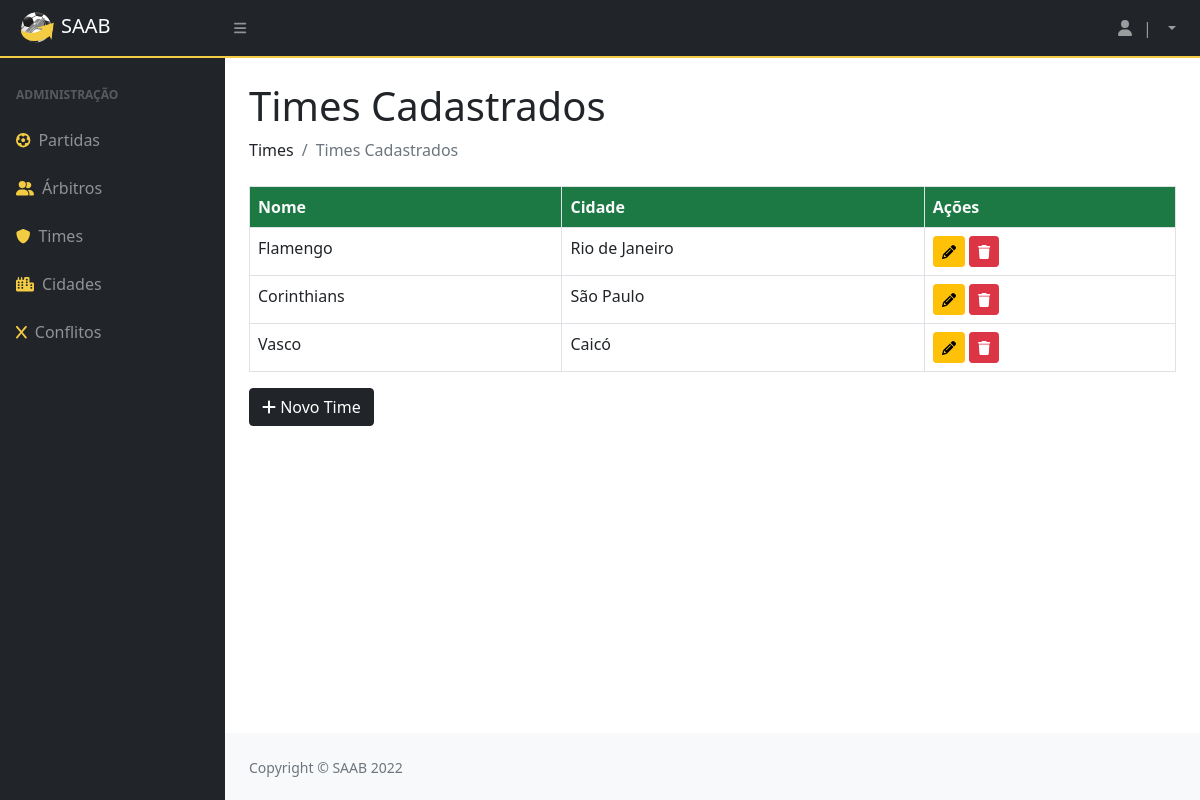
The page /times/ on the database its author committed.
### privado/models.py (models this page shows, shortened)
class Time(models.Model):
    codigo = models.AutoField(primary_key=True)
    nome = models.CharField(max_length=100)
    cidade = models.ForeignKey(Cidade, on_delete=models.CASCADE)

class Cidade(models.Model):
    codigo = models.AutoField(primary_key=True)
    nome = models.CharField(max_length=100)
    def __str__(self):
        return (self.nome)

### privado/views.py (the view)
# urls.py: path('times/', times, name="url_times"),
@has_permission_decorator('mexer_no_sistema')
def times(request):
    time = Time.objects.all()
    parametros = {"time": time}
    return render(request, "SAAB/times.html", parametros)

### privado/templates/SAAB/times.html (shortened to what this page needs)
{% extends 'SAAB/layout.html' %}
{% block conteudo %}
{% load static %}
{% load crispy_forms_tags %}
<!DOCTYPE html>
<html lang="en">
    <head>
    </head>
    <body>
        <h1 class="mt-4">Times Cadastrados</h1>
        <ol class="breadcrumb mb-4">
            <li class="breadcrumb-item">Times</li>
            <li class="breadcrumb-item active">Times Cadastrados</li>
        </ol>
        <table class="table table-bordered">
            <thead>
                <tr>
                    <th>Nome</th>
                    <th>Cidade</th>
                    <th>Ações</th>
                </tr>
            </thead>
            {% for i in time %}
                <tr>
                    <td> {{ i.nome }}</td>
                    <td> {{ i.cidade }}</td>
                    <td>
                        <a href="{% url 'url_updateTime' i.codigo %}"><button class="btn btn-warning btn-sm"><i class="fas fa-pencil"></i></button></a>
                        <a href="{% url 'url_deleteTime' i.codigo %}"><button class="btn btn-danger btn-sm"><i class="fas fa-trash"></i></button></a>
                    </td>
                </tr>
            {% endfor %}
        </table>
        <a href="{% url 'url_formTime' %}"><button  class="btn btn-dark"><i class="fa-solid fa-plus"></i>&nbsp;Novo Time</button></a>
    </body>
</html>
{% endblock %}

### rows shown on the page
Time: nome "Flamengo", cidade "Rio de Janeiro"
Time: nome "Corinthians", cidade "São Paulo"
Time: nome "Vasco", cidade "Caicó"
